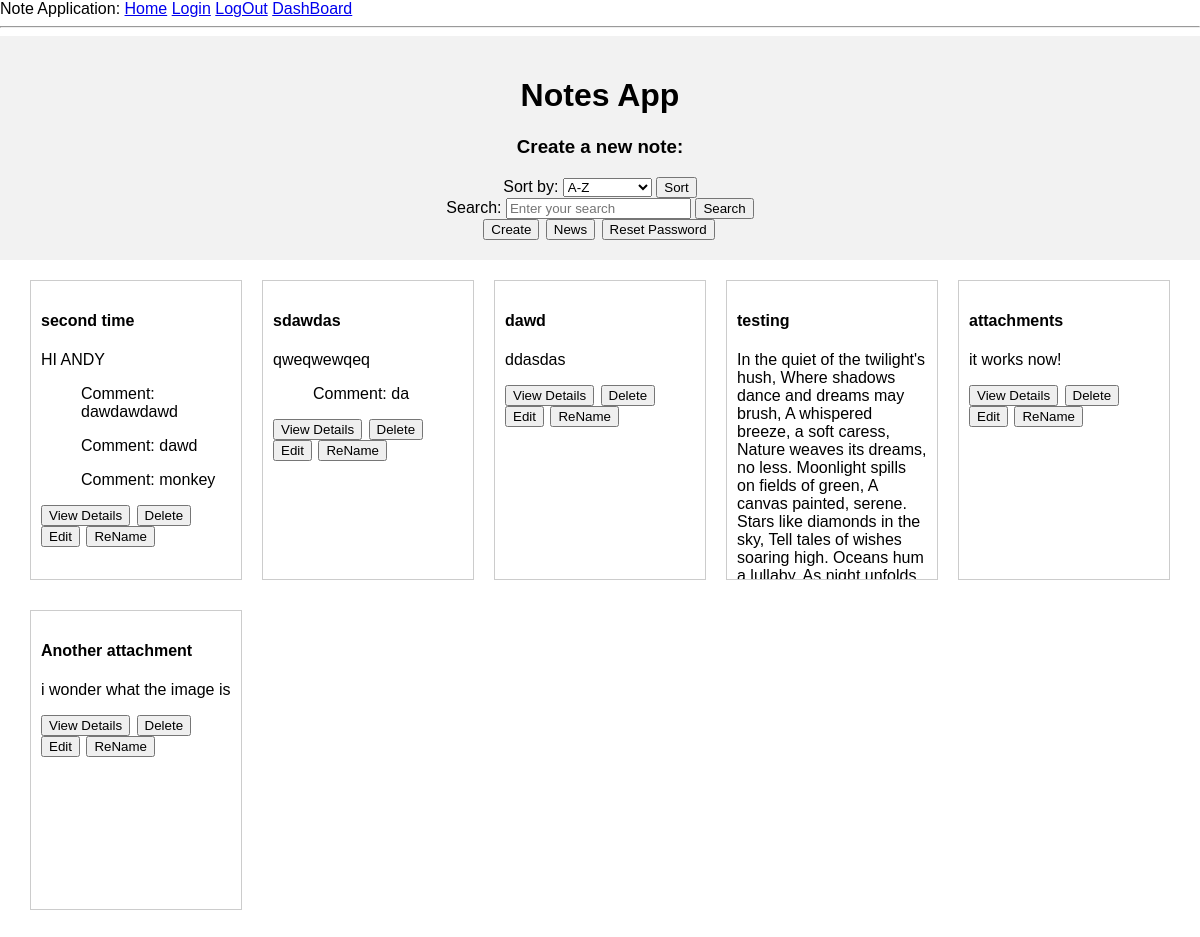
/index, run on the app's committed database.
### app/models.py (models this page shows, shortened)
class Note(db.Model):
   id = db.Column(db.Integer, primary_key=True)
   title = db.Column(db.String(120), nullable=False)
   content = db.Column(db.String(255), nullable=False)
   comments = db.relationship('Comment', backref='note', lazy='dynamic')
   attachment_path = db.Column(db.String(64))
   image = db.Column(db.LargeBinary)

class Comment(db.Model):
   id = db.Column(db.Integer, primary_key=True)
   text = db.Column(db.String(255), nullable=False)
   timestamp = db.Column(db.DateTime, default=datetime.utcnow)
   note_id = db.Column(db.Integer, db.ForeignKey('note.id'))

### app/routes.py (the view)
@app.route('/index')
def index():
    db.create_all()
    notes = Note.query.all()
    load_notes()
    return render_template('index.html', notes=notes)

### app/routes.py (called while the page is built)
def load_notes():
    global notes
    try:
        with open('notes.json', 'r') as file:
            notes = json.load(file)
    except (FileNotFoundError, json.JSONDecodeError):
        notes = []
    return notes

### app/templates/index.html (shortened to what this page needs)
{% extends "base.html" %}
{% block content %}
<!DOCTYPE html>
<html lang="en">
<head>
</head>
<body>
   <div class="header">
       <h1>Notes App</h1>
       <h3>Create a new note:</h3>
       <form method="post" style="display: inline;">
           <label for="sort_option">Sort by:</label>
           <select id="sort_option" name="sort_option">
               <option value="title">A-Z</option>
           </select>
           <button type="submit" name="sort_button">Sort</button>
       </form>
        <form action="{{ url_for('search') }}" method="post" >
            <label for="query">Search:</label>
            <input type="text" id="query" name="query" placeholder="Enter your search">
            <button type="submit">Search</button>
        </form>
       <a href="{{ url_for('create_note') }}" class="login-link button-form">
           <button type="submit">Create</button>
       </a>
       <a href="{{ url_for('news') }}" class="login-link button-form">
           <button type="submit">News</button>
       </a>
       <a href="{{ url_for('reset_password') }}" class="login-link button-form">
           <button type="submit">Reset Password</button>
       </a>
   </div>
   <div class="note-container">
       {% for note in notes %}
           <div class="note">
               <h4>{{ note.title }}</h4>
               <p>{{ note.content }}</p>
               <ul>
                    {% for comment in note.comments %}
                        <p> Comment: {{ comment.text }}</p>
                    {% endfor %}
                </ul>
               <a href="{{ url_for('show_detail', note_id=note.id) }}" class="button-form">
                   <button type="submit">View Details</button>
               </a>
               <form action="/delete_note/{{ note.id }}" method="post" class="button-form">
                   <button type="submit">Delete</button>
               </form>
               <form action="/edit_note/{{ note.id }}" method="post" class="button-form">
                   <button type="submit">Edit</button>
               </form>
               <form action="/ReTitle_note/{{ note.id }}" method="post" class="button-form">
                   <button type="submit">ReName</button>
               </form>
           </div>
       {% endfor %}
   </div>
</body>
</html>
{% endblock %}

### app/templates/base.html (shortened to what this page needs)
<!doctype html>
<html>
        <head>
        <head>
        <body>
           <div>
            Note Application:
            <a href="/">Home</a>
            <a href="/login">Login</a>
            <a href="/logout">LogOut</a>
            <a href="/index">DashBoard</a>
        </div>
        <hr>
        {% block content %}{% endblock %}
    </body>
</html>

### app/templates/index.html (style rules this page uses)
body { margin: 0; padding: 0; font-family: Arial, sans-serif; }
.header { background-color: #f2f2f2; padding: 20px; text-align: center; }
.note-container { display: flex; flex-wrap: wrap; justify-content: flex-start; max-width: 1600px; margin: 0 auto; padding: 20px; box-sizing: border-box; }
.button-form { display: inline-block; margin-right: 2px; }
.note { width: calc(20% - 20px); height: 300px; border: 1px solid #ccc; margin: 0 10px 30px 10px; padding: 10px; overflow: auto; box-sizing: border-box; }

### data on the page
Note: title "second time", content "HI ANDY"
Comment: text "dawdawdawd"
Comment: text "dawd"
Comment: text "monkey"
Note: title "sdawdas", content "qweqwewqeq"
Comment: text "da"
Note: title "dawd", content "ddasdas"
Note: title "testing", content "In the quiet of the twilight's hush, Where shadows dance and dreams may brush, A whispered breeze, a soft caress, Nature weaves its dreams, no less. Moonlight spills on fields of green, A canvas painted, serene. Stars like diamonds in the sky, Tell tales of wishes soaring high. Oceans hum…"
Note: title "attachments", content "it works now!"
Note: title "Another attachment", content "i wonder what the image is"
